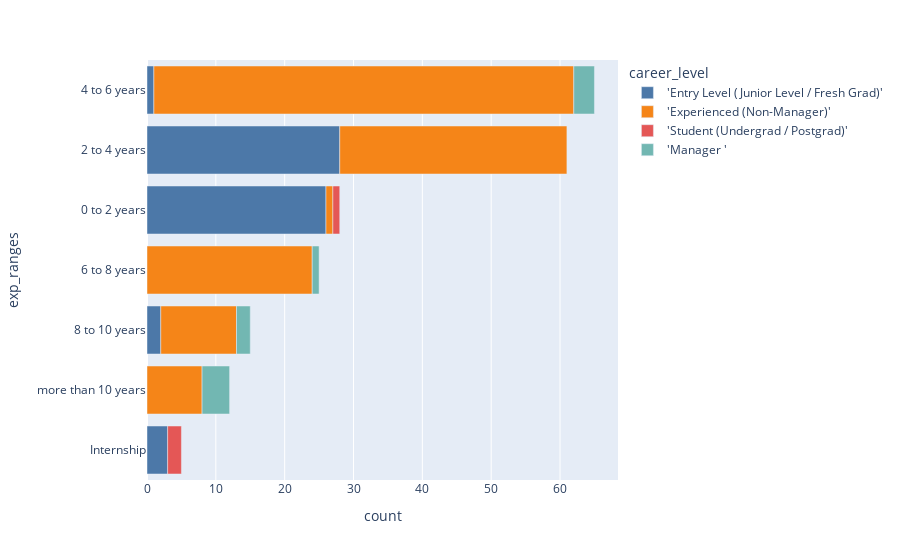

Notebook code cell kept with this figure:
### Code cell
career_experience_bar=px.bar(exp_career_df, y='exp_ranges', x='count', color='career_level', color_discrete_sequence=px.colors.qualitative.T10)
career_experience_bar.update_layout(yaxis={'categoryorder':'total ascending'})

### Figure 1 — Plotly figure (JSON) as saved in the notebook; plotly's stock layout.template omitted (floating-point values rounded to 4 significant figures)
{"data": [{"alignmentgroup": "True", "hovertemplate": "career_level='Entry Level (Junior Level / Fresh Grad)'<br>count=%{x}<br>exp_ranges=%{y}<extra></extra>", "legendgroup": "'Entry Level (Junior Level / Fresh Grad)'", "marker": {"color": "#4C78A8", "pattern": {"shape": ""}}, "name": "'Entry Level (Junior Level / Fresh Grad)'", "offsetgroup": "'Entry Level (Junior Level / Fresh Grad)'", "orientation": "h", "showlegend": true, "textposition": "auto", "type": "bar", "x": [26, 28, 1, 2, 3], "xaxis": "x", "y": ["0 to 2 years", "2 to 4 years", "4 to 6 years", "8 to 10 years", "Internship"], "yaxis": "y"}, {"alignmentgroup": "True", "hovertemplate": "career_level='Experienced (Non-Manager)'<br>count=%{x}<br>exp_ranges=%{y}<extra></extra>", "legendgroup": "'Experienced (Non-Manager)'", "marker": {"color": "#F58518", "pattern": {"shape": ""}}, "name": "'Experienced (Non-Manager)'", "offsetgroup": "'Experienced (Non-Manager)'", "orientation": "h", "showlegend": true, "textposition": "auto", "type": "bar", "x": [1, 33, 61, 24, 11, 8], "xaxis": "x", "y": ["0 to 2 years", "2 to 4 years", "4 to 6 years", "6 to 8 years", "8 to 10 years", "more than 10 years"], "yaxis": "y"}, {"alignmentgroup": "True", "hovertemplate": "career_level='Student (Undergrad / Postgrad)'<br>count=%{x}<br>exp_ranges=%{y}<extra></extra>", "legendgroup": "'Student (Undergrad / Postgrad)'", "marker": {"color": "#E45756", "pattern": {"shape": ""}}, "name": "'Student (Undergrad / Postgrad)'", "offsetgroup": "'Student (Undergrad / Postgrad)'", "orientation": "h", "showlegend": true, "textposition": "auto", "type": "bar", "x": [1, 2], "xaxis": "x", "y": ["0 to 2 years", "Internship"], "yaxis": "y"}, {"alignmentgroup": "True", "hovertemplate": "career_level='Manager '<br>count=%{x}<br>exp_ranges=%{y}<extra></extra>", "legendgroup": "'Manager '", "marker": {"color": "#72B7B2", "pattern": {"shape": ""}}, "name": "'Manager '", "offsetgroup": "'Manager '", "orientation": "h", "showlegend": true, "textposition": "auto", "type": "bar", "x": [3, 1, 2, 4], "xaxis": "x", "y": ["4 to 6 years", "6 to 8 years", "8 to 10 years", "more than 10 years"], "yaxis": "y"}], "layout": {"barmode": "relative", "legend": {"title": {"text": "career_level"}, "tracegroupgap": 0}, "margin": {"t": 60}, "xaxis": {"anchor": "y", "domain": [0, 1], "title": {"text": "count"}}, "yaxis": {"anchor": "x", "categoryorder": "total ascending", "domain": [0, 1], "title": {"text": "exp_ranges"}}}}
